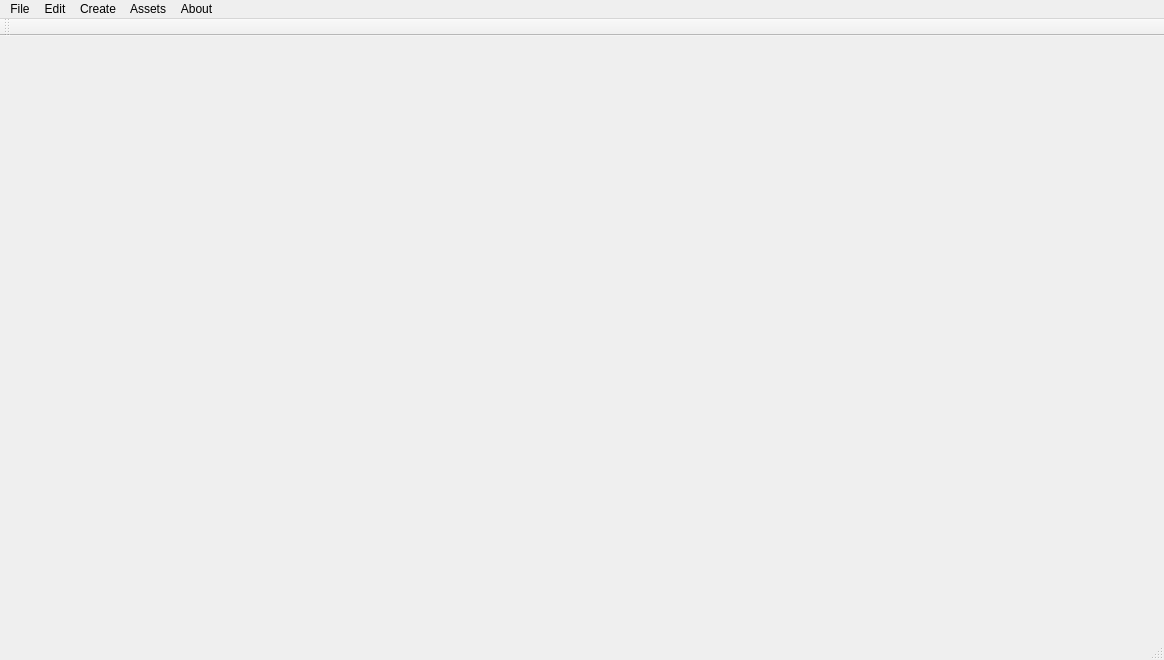
<?xml version="1.0" encoding="UTF-8"?>
<ui version="4.0">
 <class>FWEditor</class>
 <widget class="QMainWindow" name="FWEditor">
  <property name="geometry">
   <rect>
    <x>0</x>
    <y>0</y>
    <width>1164</width>
    <height>660</height>
   </rect>
  </property>
  <property name="minimumSize">
   <size>
    <width>1164</width>
    <height>660</height>
   </size>
  </property>
  <property name="maximumSize">
   <size>
    <width>16777215</width>
    <height>16777215</height>
   </size>
  </property>
  <property name="windowTitle">
   <string>FutureWorld Editor</string>
  </property>
  <widget class="QWidget" name="centralwidget">
   <property name="styleSheet">
    <string notr="true">color: rgb(123, 83, 255);</string>
   </property>
   <layout class="QHBoxLayout" name="horizontalLayout">
    <item>
     <widget class="QWidget" name="AssetView" native="true"/>
    </item>
    <item>
     <widget class="QWidget" name="SceneView" native="true">
      <property name="minimumSize">
       <size>
        <width>800</width>
        <height>600</height>
       </size>
      </property>
      <layout class="QHBoxLayout" name="horizontalLayout_2"/>
     </widget>
    </item>
    <item>
     <widget class="QWidget" name="AttributeView" native="true"/>
    </item>
   </layout>
  </widget>
  <widget class="QMenuBar" name="menubar">
   <property name="geometry">
    <rect>
     <x>0</x>
     <y>0</y>
     <width>1164</width>
     <height>23</height>
    </rect>
   </property>
   <widget class="QMenu" name="menuFile">
    <property name="title">
     <string>File</string>
    </property>
    <addaction name="actionNew"/>
    <addaction name="actionOpen"/>
    <addaction name="actionSave"/>
    <addaction name="actionSave_As"/>
    <addaction name="actionExit"/>
    <addaction name="actionExport"/>
    <addaction name="actionExit_2"/>
   </widget>
   <widget class="QMenu" name="menuAbout">
    <property name="title">
     <string>Edit</string>
    </property>
    <addaction name="actionUndo"/>
    <addaction name="actionRedo"/>
    <addaction name="actionCopy"/>
    <addaction name="actionPaster"/>
   </widget>
   <widget class="QMenu" name="menuCreate">
    <property name="title">
     <string>Create</string>
    </property>
   </widget>
   <widget class="QMenu" name="menuAssets">
    <property name="title">
     <string>Assets</string>
    </property>
    <addaction name="actionPackage"/>
    <addaction name="actionUnpackage"/>
   </widget>
   <widget class="QMenu" name="menuAbout_2">
    <property name="title">
     <string>About</string>
    </property>
    <addaction name="actionAbout_FutureWorld"/>
   </widget>
   <addaction name="menuFile"/>
   <addaction name="menuAbout"/>
   <addaction name="menuCreate"/>
   <addaction name="menuAssets"/>
   <addaction name="menuAbout_2"/>
  </widget>
  <widget class="QStatusBar" name="statusbar"/>
  <widget class="QToolBar" name="toolBar">
   <property name="contextMenuPolicy">
    <enum>Qt::DefaultContextMenu</enum>
   </property>
   <property name="windowTitle">
    <string>toolBar</string>
   </property>
   <attribute name="toolBarArea">
    <enum>TopToolBarArea</enum>
   </attribute>
   <attribute name="toolBarBreak">
    <bool>false</bool>
   </attribute>
  </widget>
  <action name="actionNew">
   <property name="text">
    <string>New</string>
   </property>
  </action>
  <action name="actionOpen">
   <property name="text">
    <string>Open</string>
   </property>
  </action>
  <action name="actionSave">
   <property name="text">
    <string>Save</string>
   </property>
  </action>
  <action name="actionSave_As">
   <property name="text">
    <string>Save As...</string>
   </property>
  </action>
  <action name="actionExit">
   <property name="text">
    <string>Import...</string>
   </property>
  </action>
  <action name="actionUndo">
   <property name="text">
    <string>Undo</string>
   </property>
  </action>
  <action name="actionRedo">
   <property name="text">
    <string>Redo</string>
   </property>
  </action>
  <action name="actionCopy">
   <property name="text">
    <string>Copy</string>
   </property>
  </action>
  <action name="actionPaster">
   <property name="text">
    <string>Paste</string>
   </property>
  </action>
  <action name="actionPackage">
   <property name="text">
    <string>Package</string>
   </property>
  </action>
  <action name="actionUnpackage">
   <property name="text">
    <string>Unpackage</string>
   </property>
  </action>
  <action name="actionConvert_into_FWD">
   <property name="text">
    <string>Convert into FWD</string>
   </property>
  </action>
  <action name="actionExport">
   <property name="text">
    <string>Export...</string>
   </property>
  </action>
  <action name="actionExit_2">
   <property name="text">
    <string>Exit</string>
   </property>
  </action>
  <action name="actionAbout_FutureWorld">
   <property name="text">
    <string>About FutureWorld</string>
   </property>
  </action>
 </widget>
 <resources/>
 <connections/>
</ui>
